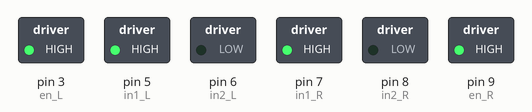
This sketch was run on a simulated Arduino Uno, built with avr-gcc and run on an emulated ATmega328P. Shown: switched loads named in the sketch (green lamp = pin HIGH).

Above: at 0.1 s.
Timing chart, 0 to 1.6 s (numbered marks = the images above):
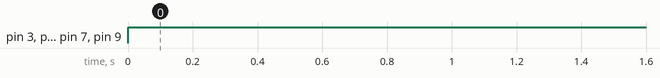

Measured:
- by itself, pin 3 (en_L), pin 5 (in1_L), pin 7 (in1_R), pin 9 (en_R): LOW → HIGH at 0.00 s

The sketch:

RC_Move.ino
```cpp
// 2 motor drivers and 4 motors
//     Motor Driver 1
// Motor A: Front right side. corresponds to Ain1_R and Ain2_R
// Motor B: Rear right side. corresponds to BIn1_R and BIn_R
//    Motor Driver 2
// Motor A: front left side. corresponds to Ain1_L and Ain2_L
// Motor B: Rear left side. corresponds to Bin1_L and Bin2_L
//
// Motor Driver input combinations:
// applies to Ain pins or Bin pins
// Motor Short Brake:       Ain1 = HIGH, Ain2 = HIGH
// Motor Stop:              Ain1 = LOW,  Ain2 = LOW
// Motor Clockwise:         Ain1 = HIGH, Ain2 = LOW
// Motor Counter Clockwise: Ain1 = LOW,  Ain2 = HIGH

//******************Important*************************
// Ain1 is tied to Bin1
// Ain2 is tied to Bin2
// I.e. the way the car is put together electornically
// The motors on the right side will both turn forward based
// on 2 pins from arduino
//*****************************************************

#include <math.h>
#include "motorLogic.h"  // Include the motorLogic library

// Motor control pin definitions
int in1_R = 7;
int in2_R = 8;
int in1_L = 5;
int in2_L = 6;

// Create a MotorLogic object for the car's motor control
MotorLogic car(in1_R, in2_R, in1_L, in2_L);

// PWM pins
int en_R = 9;
int en_L = 3;

// Max and min duty cycles for PWM
const int maxPWM = 255;
const int minPWM = 128;

void setup() {
  Serial.begin(9600);

  // Setup PWM pins if you are using them
  pinMode(en_R, OUTPUT);
  pinMode(en_L, OUTPUT);

  //Initialize pwm signals to zero
  analogWrite(en_R,0);
  analogWrite(en_L,0);

  // Initialize all motors to stop
  car.stop();
}

void loop() {
  // Example Test Case 5: Zero-radius right turn
 // Serial.println("Test Case 5: Zero-radius right turn");
 digitalWrite(in1_R,HIGH);
 digitalWrite(in2_R,LOW);
 digitalWrite(en_R, HIGH);

 digitalWrite(in1_L,HIGH);
 digitalWrite(in2_L,LOW);
 digitalWrite(en_L, HIGH);


;

  // Additional test cases can be added here similarly...
}

void Move(int y_axis, int x_axis) {
  const int TOL = 20;  // Tolerance for zero-radius turn
  const int TOL2 = 5;  // Tolerance for stopping the car

  // Stop condition (when both y_axis and x_axis are below TOL2)
  if (abs(y_axis) < TOL2 && abs(x_axis) < TOL2) {
    car.stop();  // Stop all motors using the library
    Serial.println("Motors stopped");
    return;
  }

  // Handle zero-radius turn if y_axis is much smaller than x_axis
  if (abs(y_axis) < TOL && abs(x_axis) >= TOL) {
    if (x_axis > 0) {
      car.cwTurn();  // Zero-radius turn to the right
      Serial.println("Zero-radius turn right");
    } else {
      car.ccwTurn();  // Zero-radius turn to the left
      Serial.println("Zero-radius turn left");
    }
    return;
  }

  // Handle forward and backward motion using veering logic
  if (y_axis > 0) {
    car.forward();  // Move forward
    Serial.println("Moving forward");
  } else {
    car.backward();  // Move backward
    Serial.println("Moving backward");
  }
}

// Logarithmic scaling function (if you still want to use PWM)
int logScale(int input, int minPWM, int maxPWM) {
  int magnitude = abs(input);
  if (magnitude == 0) return 0;

  float scaled = log10(magnitude);
  float maxLog = log10(maxPWM);

  int scaledOutput = (scaled / maxLog) * (maxPWM - minPWM) + minPWM;
  return constrain(scaledOutput, minPWM, maxPWM);
}
```

motorLogic.cpp
```cpp
// motorLogic.cpp
#include "motorLogic.h"

// Constructor: initialize motor control pins
MotorLogic::MotorLogic(int in1R, int in2R, int in1L, int in2L) {
  _in1R = in1R;
  _in2R = in2R;
  _in1L = in1L;
  _in2L = in2L;

  // Set the pin modes for motor control pins
  pinMode(_in1R, OUTPUT);
  pinMode(_in2R, OUTPUT);
  pinMode(_in1L, OUTPUT);
  pinMode(_in2L, OUTPUT);
}

// Move both motors forward
void MotorLogic::forward() {
  digitalWrite(_in1R, HIGH); digitalWrite(_in2R, LOW);  // Right side forward
  digitalWrite(_in1L, HIGH); digitalWrite(_in2L, LOW);  // Left side forward
}

// Move both motors backward
void MotorLogic::backward() {
  digitalWrite(_in1R, LOW); digitalWrite(_in2R, HIGH);  // Right side backward
  digitalWrite(_in1L, LOW); digitalWrite(_in2L, HIGH);  // Left side backward
}

// Zero-radius turn right (left forward, right backward)
void MotorLogic::cwTurn() {
  digitalWrite(_in1R, LOW); digitalWrite(_in2R, HIGH);  // Right side backward
  digitalWrite(_in1L, HIGH); digitalWrite(_in2L, LOW);  // Left side forward
}

// Zero-radius turn left (right forward, left backward)
void MotorLogic::ccwTurn() {
  digitalWrite(_in1R, HIGH); digitalWrite(_in2R, LOW);  // Right side forward
  digitalWrite(_in1L, LOW); digitalWrite(_in2L, HIGH);  // Left side backward
}

// Stop both motors
void MotorLogic::stop() {
  digitalWrite(_in1R, LOW); digitalWrite(_in2R, LOW);  // Right side stop
  digitalWrite(_in1L, LOW); digitalWrite(_in2L, LOW);  // Left side stop
}
```

motorLogic.h
```cpp
/* motorLogic.h - Library for logic control of motors */

#ifndef motorLogic_h
#define motorLogic_h

#include <Arduino.h>

class MotorLogic
{
  public:
    MotorLogic(int in1_R, int in2_R, int in1_L, int in2_L);  // Constructor
    void forward();   // Move forward
    void backward();  // Move backward
    void cwTurn();    // Zero-radius clockwise turn
    void ccwTurn();   // Zero-radius counter-clockwise turn
    void stop();      // Stop all motors
  private:
    int _in1R, _in2R, _in1L, _in2L;  // Motor control pins
};

#endif  // motorLogic_h
```
